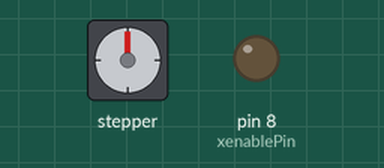
Recording of a sketch running on a simulated Arduino Uno, built with avr-gcc and run on an emulated ATmega328P. On the bench: stepper motor, output pins drawn as LEDs (lit = HIGH). Stepper angles assume 200 steps per turn.

Above: at 0.05 s.
At 2.85 s:
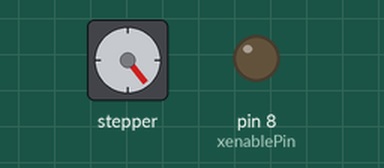
At 5.7 s:
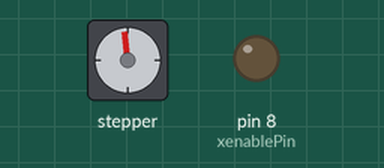
At 11.4 s:
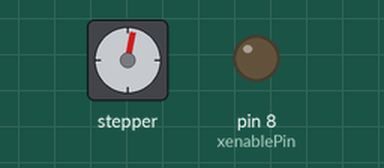
Timing chart, 0 to 15.5 s (numbered marks = the images above):
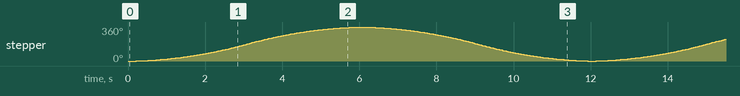

Measured:
- by itself, stepper: turns 360° clockwise in 5.8 s, then 360° counter-clockwise in 5.8 s, repeating every 11.9 s

The sketch:

01.ino
```cpp
/*
Arduino CNC电机扩展板驱动NEMA17步进电机示例程序-1
By 太极创客（http://www.taichi-maker.com）
2019-03-10

本示例程序旨在演示如何使用Arduino Uno开发板通过Arduino CNC电机扩展板来驱动NEMA17步进电机（42步进电机）。

如需获得更多关于本示例程序的电路连接以及CNC电机扩展板的资料信息，
请参考太极创客网站（http://www.taichi-maker.com），并在首页搜索栏中搜索关键字：CNC扩展板
*/
#include <AccelStepper.h>  //本示例程序使用AccelStepper库

// 定义电机控制用常量

// A4988连接Arduino引脚号
const int xdirPin = 5;     // 方向控制引脚
const int xstepPin = 2;    // 步进控制引脚
const int xenablePin = 8;  // 使能控制引脚

const int moveSteps = 200;    //运行步数

AccelStepper stepper1(1,xstepPin,xdirPin);//建立步进电机对象

void setup() {

  pinMode(xstepPin,OUTPUT);     // Arduino控制A4988步进引脚为输出模式
  pinMode(xdirPin,OUTPUT);      // Arduino控制A4988方向引脚为输出模式
  pinMode(xenablePin,OUTPUT);   // Arduino控制A4988使能引脚为输出模式
  digitalWrite(xenablePin,LOW); // 将使能控制引脚设置为低电平从而让
                                // 电机驱动板进入工作状态

  stepper1.setMaxSpeed(300.0);     // 设置电机最大速度300
  stepper1.setAcceleration(20.0);  // 设置电机加速度20.0
}

void loop() {
  // 控制步进电机往复运动
  if ( stepper1.currentPosition() == 0 ){
    stepper1.moveTo(moveSteps);
  } else if ( stepper1.currentPosition() == moveSteps  ){
    stepper1.moveTo(0);
  }

  stepper1.run();   // 1号电机运行

}
```
